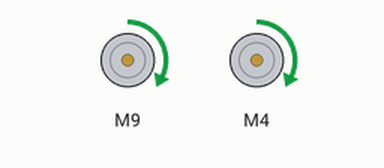
A sketch run on a simulated Arduino Nano, built with avr-gcc and run on an emulated ATmega328P. On the bench: 2 × DC motor (green arrow = forward, orange = backward, longer = faster).

Above: at 0.5 s.
At 2.6 s:
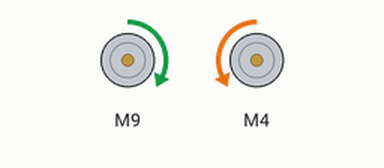
At 5.0 s:
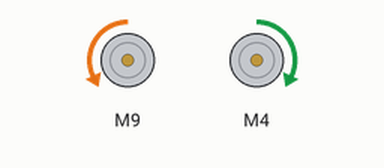
At 7.1 s:
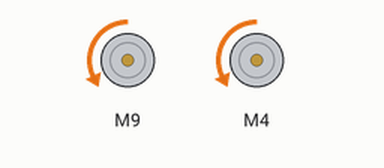
Timing chart, 0 to 8.7 s (numbered marks = the images above):
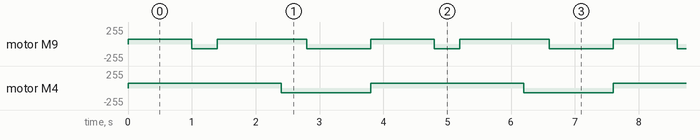

The sketch:

Teste_Motores.ino
```cpp
//Controle 2 motores DC usando Ponte H L298N

/*
                      +-----+
         +------------| USB |------------+
         |            +-----+            |
    B5   | [ ]D13/SCK        MISO/D12[ ] |   B4
         | [ ]3.3V           MOSI/D11[H]~|   B3
         | [ ]V.ref     ___    SS/D10[H]~|   B2
    C0   | [ ]A0       / N \       D9[H]~|   B1
    C1   | [ ]A1      /  A  \      D8[ ] |   B0
    C2   | [ ]A2      \  N  /      D7[ ] |   D7
    C3   | [ ]A3       \_0_/       D6[ ]~|   D6
    C4   | [ ]A4/SDA               D5[ ]~|   D5
    C5   | [ ]A5/SCL               D4[H] |   D4
         | [ ]A6              INT1/D3[H]~|   D3
         | [ ]A7              INT0/D2[H] |   D2
         | [ ]5V                  GND[ ] |
    C6   | [ ]RST                 RST[ ] |   C6
         | [ ]GND   5V MOSI GND   TX1[ ] |   D0
         | [ ]Vin   [ ] [ ] [ ]   RX1[ ] |   D1
         |          [ ] [ ] [ ]          |
         |          MISO SCK RST         |
         | NANO-V3                       |
         +-------------------------------+

         http://busyducks.com/ascii-art-arduinos
*/

#include <Ultrasonic.h>
#include <Servo.h>
#include <SoftwareSerial.h>
#include <L298N.h>

//=============
// [H] H-Bridge
//=============
//Motor A
#define ENA 11
#define IN1 9
#define IN2 10

//Motor B
#define ENB 3
#define IN3 4
#define IN4 2

//========================
//create a motor instances
//========================
L298N motorA(ENA, IN1, IN2);
L298N motorB(ENB, IN3, IN4);

void stop() //stop
{
  //stop running
  motorA.stop();
  motorB.stop();
}

void AndaFrente() //Anda Para Frente
{
  //tell the motorA to go forward
  motorA.forward();

  //tell the motorB to go forward
  motorB.forward();
}

void MarchaRe() //Move para trás
{
  //tell the motorA to go back
  motorA.backward();

  //tell the motorB to go back
  motorB.backward();
}

void Esquerda() //Vira a esquerda
{
  //tell the motorA to go back
  motorA.backward();

  //tell the motorB to go forward
  motorB.forward();
}

void Direita() //Vira a direita
{
  //tell the motorA to go forward
  motorA.forward();

  //tell the motorB to go back
  motorB.backward();
}

void setup()
{
  // an integer between 0 and 255
  motorA.setSpeed(70);
  motorB.setSpeed(70);
}

void loop()
{
  AndaFrente(); //move forward in max speed
  delay(1000);

  Esquerda();
  delay(400);

  AndaFrente(); //move forward in max speed
  delay(1000);

  Direita();
  delay(400);

  MarchaRe(); //move back in max speed
  delay(1000);

  stop();
}
```

Measured:
- by itself, motor M9: repeats every 3.8 s: backward 70/255 0.40 s, forward 70/255 1.4 s, backward 70/255 1.0 s, forward 70/255 1.0 s
- by itself, motor M4: alternates forward 70/255 for 2.4 s and backward 70/255 for 1.4 s
